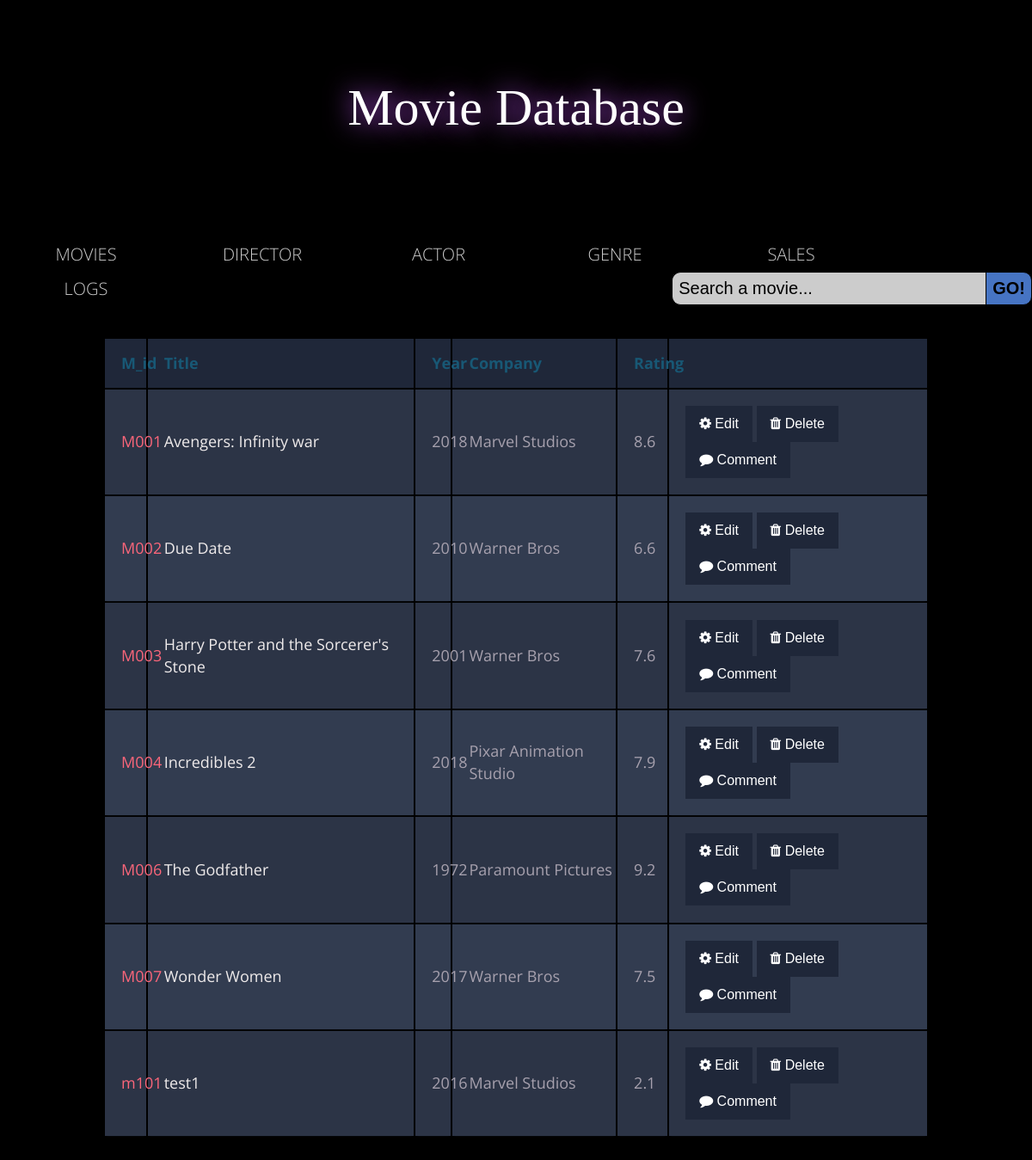
The page /viewM.php on the database its author committed.
### tables this page shows
CREATE TABLE `movie` (
  `Movie_id` varchar(10) NOT NULL,
  `Title` varchar(50) NOT NULL,
  `Year` year(4) NOT NULL,
  `Company` char(50) NOT NULL,
  `Rating` float NOT NULL,
  `D_id` varchar(10) NOT NULL,
  `A_id` varchar(10) NOT NULL,
  `img` longblob
);

### viewM.php (the view, shortened to what this page needs)
<!DOCTYPE html>
<html>
     <head>
	 <link rel="stylesheet" href="css/style.css" type="text/css" />
	 <link rel="stylesheet" href="css/table.css" type="text/css" />
	 <link rel="stylesheet" href="https://cdnjs.cloudflare.com/ajax/libs/font-awesome/4.7.0/css/font-awesome.min.css">
	 </head>
	     <body>
	         <header>
		       <h1><a href="main.php">Movie Database</a></h1>
             </header></br>
			 <ul>
			   <li><a>MOVIES</a>
			   </li>
			   <li><a>DIRECTOR</a>
			   </li>
			   <li><a>ACTOR</a>
			   </li>
			   <li><a href="genre.php">GENRE</a></li>
			   <li><a href="sales.php">SALES</a></li>
			   <li><a href="log.php">LOGS</a></li>
			 </ul>
		 	<form class="srch" method="POST" action="srch.php">
				<input name="search" type="text" id="searchBar" placeHolder="" value="Search a movie..." onMouseDown="active()"; /><input type="submit" name="submit" id="searchBtn" value="GO!"; />
			</form>
			<br>
			<br>
			<br>
			<br>
			<table class="tab">
				<tr>
					<th><h1>M_id</h1></th>
					<th><h1>Title</h1></th>
					<th><h1>Year</h1></th>
					<th><h1>Company</h1></th>
					<th><h1>Rating</h1></th>
					<th><h1> </h1></th>
					</tr>
<?php
$servername = "localhost";
$username ="root";
$password = "";
$db = "moviedb";
$conn = new mysqli($servername, $username, $password, $db);
$sql = "SELECT * from movie";
$result = $conn->query($sql);
if ($result->num_rows > 0) {
	while($row = $result->fetch_assoc()) {
	echo"<tr><td>$row[Movie_id]</td><td>
	<a href='cast.php?Movie_id=$row[Movie_id]&A_id=$row[A_id]&D_id=$row[D_id]'><span style='color:#EFEBEB; text-decoration:none;'>$row[Title]</span></a>
	</td><td>$row[Year]</td><td>$row[Company]</td><td>$row[Rating]</td>
	<td>
	<a href='editM.php?Movie_id=$row[Movie_id]&Title=$row[Title]&Year=$row[Year]&Company=$row[Company]&Rating=$row[Rating]&D_id=$row[D_id]&A_id=$row[A_id]'><button class='btn'><i class='fa fa-cog fa-spin'></i> Edit</button></a>
	<a href='deleteM.php?Movie_id=$row[Movie_id]'><button class='btn'><i class='fa fa-trash'></i> Delete</button></a>
	<a href='comment.php?Movie_id=$row[Movie_id]'><button class='btn'><i class='fa fa-comment'></i> Comment</button></a></td></tr>";
    }
} else {
    echo "0 results";
}
?>
			</table>
	     </body>
</html>

### css/style.css (style rules this page uses)
* { margin:0; padding:0; }
body { font-family: 'Roboto', sans-serif; font-weight: 100; line-height:1em; background:#484545; background-image: url('bg1.jpg'); background-size:cover; color:black; font-size:18px; background-color: #000000; }
header h1 { font-family:Georgia; font-size:60px; line-height:1.5em; padding:80px 0; text-align: center; position: relative; color:#43a9f7; }
h1 a { text-decoration:none; color:#fff; padding:0 20px; font-size:100%; text-shadow:0 0 30px #C655FE; }
h1 a:after { content: attr(data-text); position:absolute; top:0; left:0; padding:0 20px; z-index:-1; color: #C655FE; filter :blur(15px); }
ul { margin:0; padding:0; list-style:none; }
ul li { float:left; width:200px; height:40px; background-color:black; opacity:.8; line-height:40px; text-align:center; font-size:20px; margin-right:5px; }
ul li a { text-decoration:none; color:white; display:block; }
.srch { float:right; }
#searchBar { border:1px solid #000000; border-right:none; font-size:20px; padding:7px; width:350px; outline:none; color:#black; -webkit-border-top-left-radius:10px; -webkit-border-bottom-left-radius:10px; -moz-border-radius-topleft: 10px; -moz-border-radius-bottomleft:10px; border-top-left-radius:10px; border-bottom-left-radius:10px; opacity:.8; }
#searchBtn { border:1px solid #000000; font-size:20px; padding:7px; background:#5891F4; opacity:.8; font-weight:bold; cursor:pointer; outline:none; -webkit-border-top-right-radius:10px; -webkit-border-bottom-right-radius:10px; -moz-border-radius-topright: 10px; -moz-border-radius-bottomright:10px; border-top-right-radius:10px; border-bottom-right-radius:10px; }

### css/table.css (style rules this page uses)
body { font-family: 'Open Sans', sans-serif; font-weight: 300; line-height: 1.42em; color:#A7A1AE; background-color: black; }
h1 { font-size:3em; font-weight: 300; line-height:1em; text-align: center; color: #4DC3FA; }
.tab th h1 { font-weight: bold; font-size: 1em; text-align: left; color: #185875; }
.tab td { font-weight: normal; font-size: 1em; -webkit-box-shadow: 0 2px 2px -2px #0E1119; -moz-box-shadow: 0 2px 2px -2px #0E1119; box-shadow: 0 2px 2px -2px #0E1119; }
.tab { text-align: left; overflow: hidden; width: 80%; margin: 0 auto; display: table; padding: 0 0 8em 0; }
.tab td, .tab th { padding-bottom: 2%; padding-top: 2%; padding-left:2%; }
.tab tr:nth-child(odd) { background-color: #323C50; }
.tab tr:nth-child(even) { background-color: #2C3446; }
.tab th { background-color: #1F2739; }
.tab td:first-child { color: #FB667A; }

### viewM.php (style rules this page uses)
a { text-decoration:none; }
.btn { background-color: #1F2739; border: none; color: white; padding: 12px 16px; font-size: 16px; cursor: pointer; }

### rows shown on the page
movie: Movie_id "M001", Title "Avengers: Infinity war", Year "2018", Company "Marvel Studios", Rating "8.6"
movie: Movie_id "M002", Title "Due Date", Year "2010", Company "Warner Bros", Rating "6.6"
movie: Movie_id "M003", Title "Harry Potter and the Sorcerer's Stone", Year "2001", Company "Warner Bros", Rating "7.6"
movie: Movie_id "M004", Title "Incredibles 2", Year "2018", Company "Pixar Animation Studio", Rating "7.9"
movie: Movie_id "M006", Title "The Godfather", Year "1972", Company "Paramount Pictures", Rating "9.2"
movie: Movie_id "M007", Title "Wonder Women", Year "2017", Company "Warner Bros", Rating "7.5"
movie: Movie_id "m101", Title "test1", Year "2016", Company "Marvel Studios", Rating "2.1"
